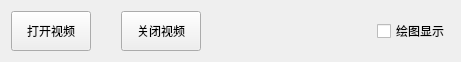
      <widget class="QWidget" name="layoutWidget_6">
       <property name="geometry">
        <rect>
         <x>760</x>
         <y>510</y>
         <width>461</width>
         <height>42</height>
        </rect>
       </property>
       <layout class="QHBoxLayout" name="horizontalLayout_4">
        <property name="spacing">
         <number>30</number>
        </property>
        <item>
         <widget class="QPushButton" name="pushButton_Open_Video_2">
          <property name="minimumSize">
           <size>
            <width>0</width>
            <height>40</height>
           </size>
          </property>
          <property name="maximumSize">
           <size>
            <width>16777215</width>
            <height>40</height>
           </size>
          </property>
          <property name="cursor">
           <cursorShape>PointingHandCursor</cursorShape>
          </property>
          <property name="text">
           <string>打开视频</string>
          </property>
          <property name="iconSize">
           <size>
            <width>30</width>
            <height>30</height>
           </size>
          </property>
         </widget>
        </item>
        <item>
         <widget class="QPushButton" name="pushButton_Close_Video_2">
          <property name="minimumSize">
           <size>
            <width>0</width>
            <height>40</height>
           </size>
          </property>
          <property name="maximumSize">
           <size>
            <width>16777215</width>
            <height>40</height>
           </size>
          </property>
          <property name="cursor">
           <cursorShape>PointingHandCursor</cursorShape>
          </property>
          <property name="text">
           <string>关闭视频</string>
          </property>
          <property name="iconSize">
           <size>
            <width>30</width>
            <height>30</height>
           </size>
          </property>
         </widget>
        </item>
        <item>
         <spacer name="horizontalSpacer_3">
          <property name="orientation">
           <enum>Qt::Horizontal</enum>
          </property>
          <property name="sizeHint" stdset="0">
           <size>
            <width>78</width>
            <height>28</height>
           </size>
          </property>
         </spacer>
        </item>
        <item>
         <widget class="QCheckBox" name="checkBox_2">
          <property name="text">
           <string>绘图显示</string>
          </property>
          <property name="iconSize">
           <size>
            <width>30</width>
            <height>30</height>
           </size>
          </property>
         </widget>
        </item>
       </layout>
      </widget>
